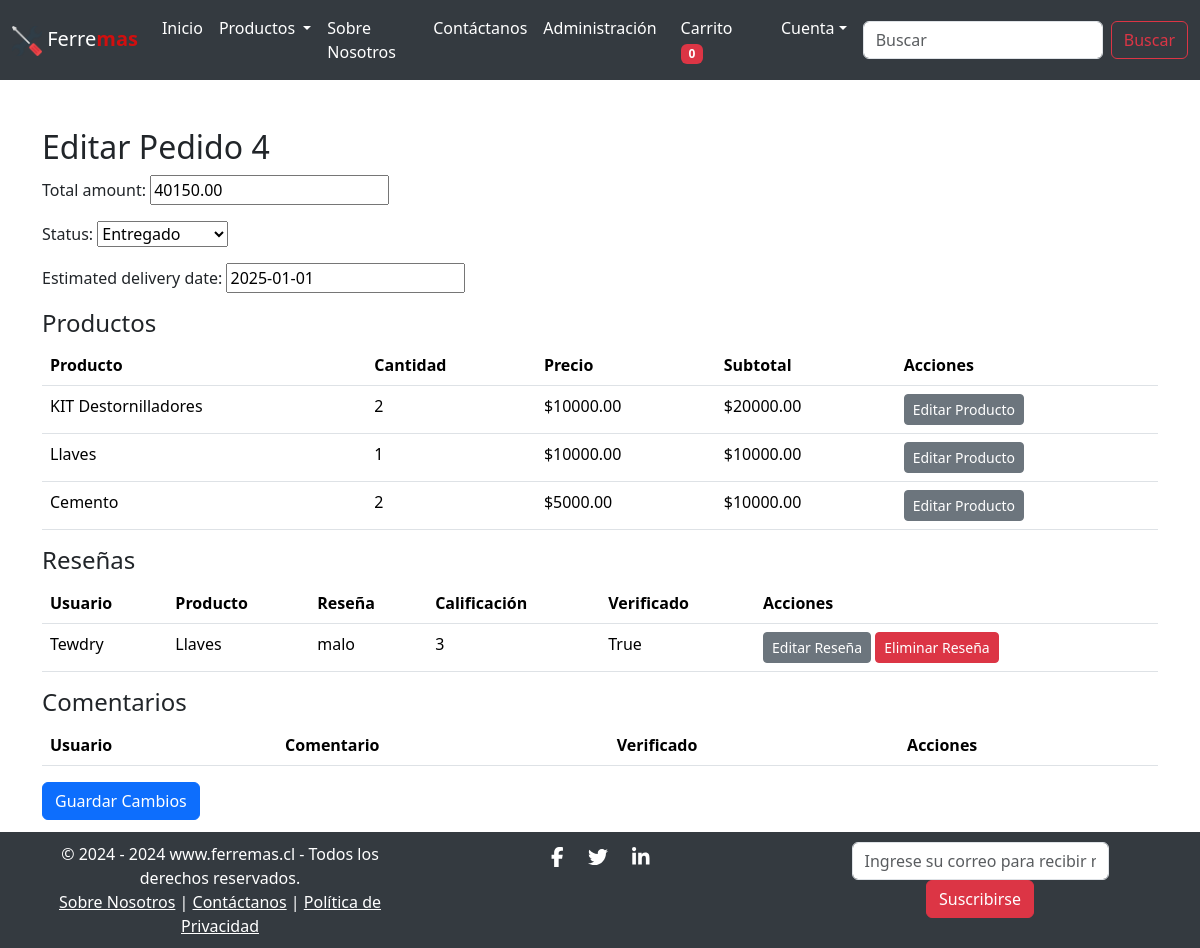
The page /edit-order/4/ (signed in) on the database its author committed.
### core/models.py (models this page shows, shortened)
class Order(models.Model):
    STATUS_CHOICES = [
        ('pending', 'Pending'),
        ('completed', 'Completed'),
        ('processing', 'En proceso'),
        ('shipped', 'Enviado'),
        ('in_transit', 'En tránsito'),
        ('out_for_delivery', 'En reparto'),
        ('delivered', 'Entregado'),
        ('delayed', 'Retrasado'),
        ('returned', 'Devuelto'),
        ('cancelled', 'Cancelado'),
        ('failed_delivery', 'Entrega fallida'),
    ]
    user = models.ForeignKey(User, related_name='orders', on_delete=models.CASCADE)
    total_amount = models.DecimalField(max_digits=10, decimal_places=2)
    status = models.CharField(max_length=20, choices=STATUS_CHOICES, default='pending')
    created_at = models.DateTimeField(auto_now_add=True)
    paypal_payment_id = models.CharField(max_length=100, blank=True, null=True)
    estimated_delivery_date = models.DateField(null=True, blank=True)
    deleted = models.BooleanField(default=False)

class OrderItem(models.Model):
    order = models.ForeignKey(Order, related_name='items', on_delete=models.CASCADE)
    product = models.ForeignKey(Product, on_delete=models.CASCADE)
    quantity = models.IntegerField()
    price = models.FloatField()

class Product(models.Model):
    category = models.ForeignKey(Category, related_name='products', on_delete=models.CASCADE)
    vendor = models.ForeignKey(Vendor, related_name='products', on_delete=models.SET_NULL, null=True, blank=True)
    title = models.CharField(max_length=100)
    description = models.TextField()
    price = models.DecimalField(max_digits=10, decimal_places=2, default=0.0)
    discounted_price = models.DecimalField(max_digits=10, decimal_places=2, null=True, blank=True)
    product_image = models.ImageField(upload_to='products/', null=True, blank=True)

class Review(models.Model):
    user = models.ForeignKey(User, on_delete=models.CASCADE)
    product = models.ForeignKey(Product, on_delete=models.CASCADE)
    rating = models.IntegerField()
    content = models.TextField()
    review_date = models.DateTimeField(auto_now_add=True)
    verified = models.BooleanField(default=False)

### core/views.py (the view, shortened to what this page needs)
# urls.py: path('edit-order/<int:pk>/', EditOrderView.as_view(), name='edit_order'),
class EditOrderView(UserPassesTestMixin, UpdateView):
    model = Order
    fields = ['total_amount', 'status', 'estimated_delivery_date']
    template_name = 'app/edit_order.html'
    context_object_name = 'order'
    def test_func(self):
        return self.request.user.groups.filter(name='Vendors').exists() or self.request.user.is_staff
    def get_context_data(self, **kwargs):
        context = super().get_context_data(**kwargs)
        context['order_items'] = OrderItem.objects.filter(order=self.object)
        context['reviews'] = Review.objects.filter(product__in=[item.product for item in context['order_items']])
        context['comments'] = Comment.objects.filter(order=self.object)
        return context

### core/context_processors.py (called while the page is built)
def cart_item_count(request):
    if request.user.is_authenticated:
        cart_count = Cart.objects.filter(user=request.user).count()
    else:
        cart_count = 0
    return {'totalitems': cart_count}

### core/templatetags/custom_filters.py (called while the page is built)
@register.filter
def multiply(value, arg):
    try:
        return float(value) * float(arg)
    except (ValueError, TypeError):
        return 0

@register.filter(name='has_group')
def has_group(user, group_name):
    return user.groups.filter(name=group_name).exists()

### core/templates/app/edit_order.html (shortened to what this page needs)
{% extends 'app/base.html' %}
{% load custom_filters %}
{% block main-content %}
<div class="container mt-5">
    <h2>Editar Pedido {{ order.id }}</h2>
    <form method="post">
        {{ form.as_p }}
        <h4>Productos</h4>
        <table class="table">
            <thead>
                <tr>
                    <th>Producto</th>
                    <th>Cantidad</th>
                    <th>Precio</th>
                    <th>Subtotal</th>
                    <th>Acciones</th>
                </tr>
            </thead>
            <tbody>
                {% for item in order_items %}
                <tr>
                    <td>{{ item.product.title }}</td>
                    <td>{{ item.quantity }}</td>
                    <td>${{ item.price|floatformat:2 }}</td>
                    <td>${{ item.quantity|multiply:item.price|floatformat:2 }}</td>
                    <td>
                        <a href="{% url 'edit_product' item.product.id %}" class="btn btn-secondary btn-sm">Editar Producto</a>
                    </td>
                </tr>
                {% endfor %}
            </tbody>
        </table>
        <h4>Reseñas</h4>
        <table class="table">
            <thead>
                <tr>
                    <th>Usuario</th>
                    <th>Producto</th>
                    <th>Reseña</th>
                    <th>Calificación</th>
                    <th>Verificado</th>
                    <th>Acciones</th>
                </tr>
            </thead>
            <tbody>
                {% for review in reviews %}
                <tr>
                    <td>{{ review.user.username }}</td>
                    <td>{{ review.product.title }}</td>
                    <td>{{ review.content }}</td>
                    <td>{{ review.rating }}</td>
                    <td>{{ review.verified }}</td>
                    <td>
                        <a href="{% url 'edit_review' review.id %}" class="btn btn-secondary btn-sm">Editar Reseña</a>
                        <a href="{% url 'delete_review' review.id %}" class="btn btn-danger btn-sm">Eliminar Reseña</a>
                    </td>
                </tr>
                {% endfor %}
            </tbody>
        </table>
        <h4>Comentarios</h4>
        <table class="table">
            <thead>
                <tr>
                    <th>Usuario</th>
                    <th>Comentario</th>
                    <th>Verificado</th>
                    <th>Acciones</th>
                </tr>
            </thead>
        </table>
        <button type="submit" class="btn btn-primary">Guardar Cambios</button>
    </form>
</div>
{% endblock %}

### rows shown on the page
Order: id "4", total_amount "40150.00", status "Entregado", estimated_delivery_date "2025-01-01"
OrderItem: product "KIT Destornilladores", quantity "2", price "10000.00", quantity|multiply "20000.00"
OrderItem: product "Llaves", quantity "1", price "10000.00", quantity|multiply "10000.00"
OrderItem: product "Cemento", quantity "2", price "5000.00", quantity|multiply "10000.00"
Review: user.username "Tewdry", product "Llaves", content "malo", rating "3", verified "True"

### other values the page prints
{{ totalitems }} "0"
